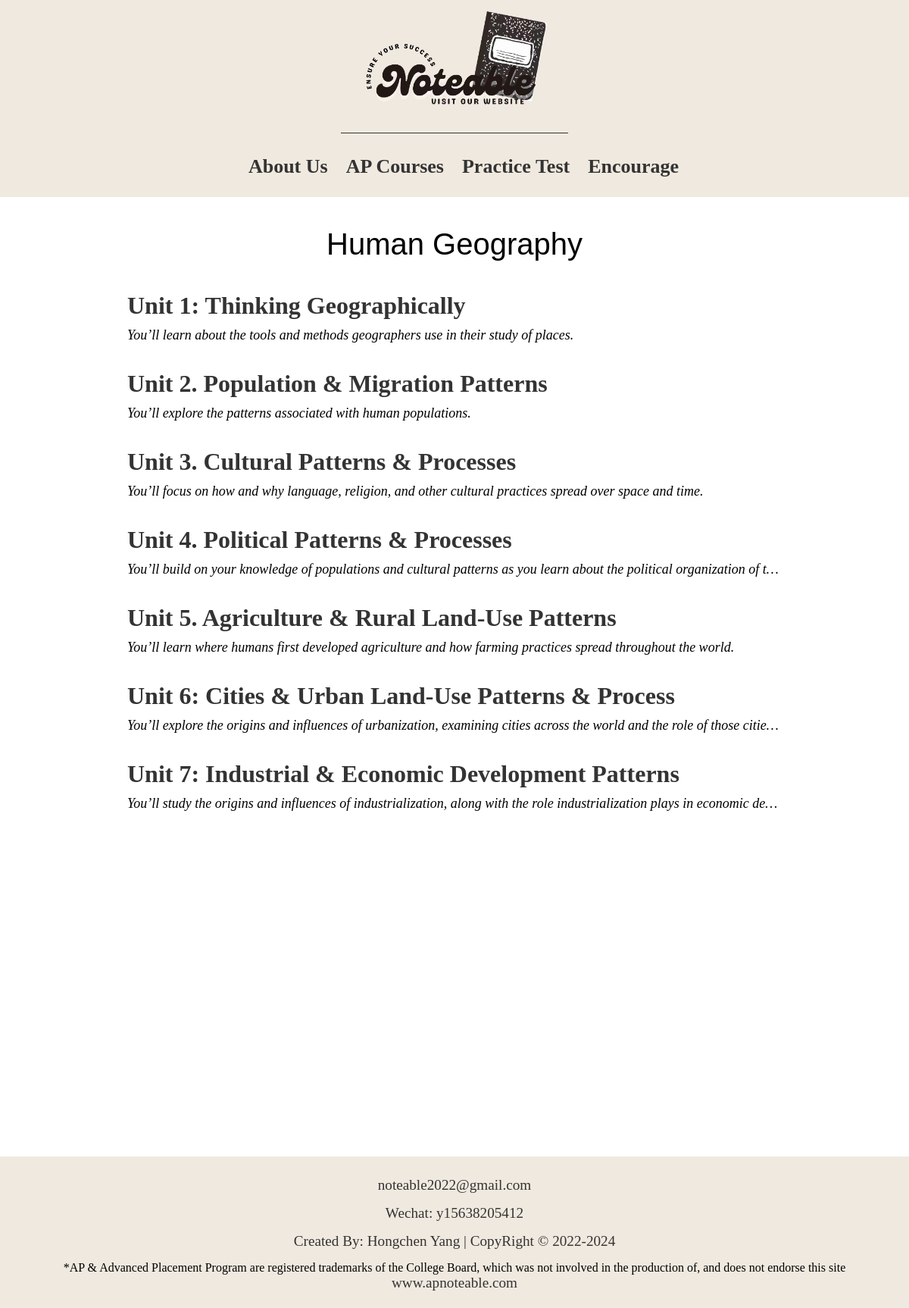
/course/human-geography/, run on the app's committed database.
### course/models.py (models this page shows, shortened)
class Human_Geography(models.Model):
    title = models.CharField(max_length = 50) #chapter title
    intro = models.CharField(max_length = 288,default = "") # breif intorduce of chapter
    notes = RichTextField(null=True) #notes
    """ notes = models.TextField(default="") #notes """

### course/views.py (the view)
# urls.py: path("human-geography/", views.human_geography, name='human_geography'), #human_geography page
def human_geography(request):
    human_geography = Human_Geography.objects.all()
    context = {"human_geography":human_geography}
    return render(request,'course/human_geography.html',context)

### templates/course/human_geography.html
{% extends 'navigation.html' %}
{% load static %}
{% block content %}
<link rel="stylesheet" href="{% static 'course/css/chapter.css'%}">
<div class="chapter-wrapper">
    <div class="title">
        <a href="{% url 'course' %}">Human Geography</a>
    </div>
    <ul class="chapter center">
        {% for chapter in human_geography %}
        <li>
            <a href="{% url 'human_geography_notes' chapter.id %}">{{ chapter.title }}</a>
            <p>{{ chapter.intro }}</p>
        </li>
        {% endfor %}
    </ul>
</div>
{% endblock %}

### static/Home/css/navigation.css (style rules this page uses)
body { overflow-x: hidden; margin: 0; padding: 0; border: none; min-height: 100vh; }
* { margin: 0; padding: 0; list-style: none; text-decoration: none; }

### static/course/css/chapter.css (style rules this page uses)
html,body { overflow-x: hidden; margin: 0; padding: 0; min-height: 100vh; }
.chapter-wrapper { display: flex; justify-content: center; align-items: center; flex-direction: column; width: 100vw; }
.center { width: 1080px; margin: 20px auto; }
.title { display: flex; justify-content: center; align-items: center; font-family:'Lucida Sans Regular', 'Lucida Grande', 'Lucida Sans Unicode', Geneva, Verdana, sans-serif; margin: 20px 0; }
.title a { color: black; font-size: 2.5rem; }
.chapter { display: flex; justify-content: center; align-items: center; flex-direction: column; text-align: left; }
.chapter li { width: 80%; margin-bottom: 35px; }
.chapter > li > a { display: block; margin-bottom: 10px; color: #333; font-weight: bold; font-size: 2rem; }
.chapter > li > p { font-size: 18px; overflow: hidden; white-space: nowrap; text-overflow: ellipsis; font-style:italic; }

### data on the page
Human_Geography: title "Unit 1: Thinking Geographically", intro "You’ll learn about the tools and methods geographers use in their study of places."
Human_Geography: title "Unit 2. Population & Migration Patterns", intro "You’ll explore the patterns associated with human populations."
Human_Geography: title "Unit 3. Cultural Patterns & Processes", intro "You’ll focus on how and why language, religion, and other cultural practices spread over space and time."
Human_Geography: title "Unit 4. Political Patterns & Processes", intro "You’ll build on your knowledge of populations and cultural patterns as you learn about the political organization of t…"
Human_Geography: title "Unit 5. Agriculture & Rural Land-Use Patterns", intro "You’ll learn where humans first developed agriculture and how farming practices spread throughout the world."
Human_Geography: title "Unit 6: Cities & Urban Land-Use Patterns & Process", intro "You’ll explore the origins and influences of urbanization, examining cities across the world and the role of those citie…"
Human_Geography: title "Unit 7: Industrial & Economic Development Patterns", intro "You’ll study the origins and influences of industrialization, along with the role industrialization plays in economic de…"
